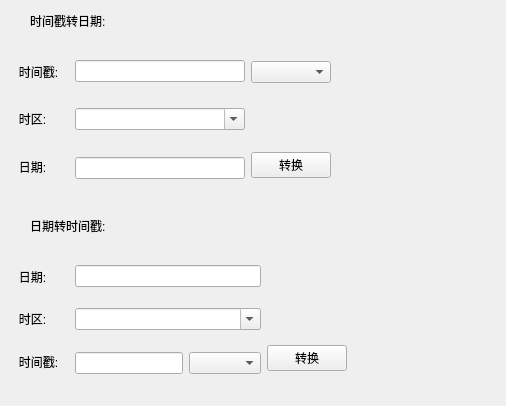
<?xml version="1.0" encoding="UTF-8"?>
<ui version="4.0">
 <class>timestamp_2_datetime</class>
 <widget class="QWidget" name="timestamp_2_datetime">
  <property name="geometry">
   <rect>
    <x>0</x>
    <y>0</y>
    <width>506</width>
    <height>406</height>
   </rect>
  </property>
  <property name="windowTitle">
   <string>Form</string>
  </property>
  <widget class="QLabel" name="label">
   <property name="geometry">
    <rect>
     <x>30</x>
     <y>10</y>
     <width>91</width>
     <height>21</height>
    </rect>
   </property>
   <property name="text">
    <string>时间戳转日期:</string>
   </property>
  </widget>
  <widget class="QLabel" name="label_2">
   <property name="geometry">
    <rect>
     <x>30</x>
     <y>210</y>
     <width>91</width>
     <height>31</height>
    </rect>
   </property>
   <property name="text">
    <string>日期转时间戳:</string>
   </property>
  </widget>
  <widget class="QWidget" name="horizontalLayoutWidget">
   <property name="geometry">
    <rect>
     <x>9</x>
     <y>39</y>
     <width>491</width>
     <height>161</height>
    </rect>
   </property>
   <layout class="QHBoxLayout" name="horizontalLayout">
    <item>
     <layout class="QVBoxLayout" name="verticalLayout">
      <item>
       <spacer name="verticalSpacer_9">
        <property name="orientation">
         <enum>Qt::Vertical</enum>
        </property>
        <property name="sizeHint" stdset="0">
         <size>
          <width>20</width>
          <height>40</height>
         </size>
        </property>
       </spacer>
      </item>
      <item>
       <widget class="QLabel" name="label_3">
        <property name="text">
         <string>   时间戳:   </string>
        </property>
       </widget>
      </item>
      <item>
       <spacer name="verticalSpacer_12">
        <property name="orientation">
         <enum>Qt::Vertical</enum>
        </property>
        <property name="sizeHint" stdset="0">
         <size>
          <width>20</width>
          <height>40</height>
         </size>
        </property>
       </spacer>
      </item>
      <item>
       <widget class="QLabel" name="label_7">
        <property name="text">
         <string>   时区:   </string>
        </property>
       </widget>
      </item>
      <item>
       <spacer name="verticalSpacer_11">
        <property name="orientation">
         <enum>Qt::Vertical</enum>
        </property>
        <property name="sizeHint" stdset="0">
         <size>
          <width>20</width>
          <height>40</height>
         </size>
        </property>
       </spacer>
      </item>
      <item>
       <widget class="QLabel" name="label_4">
        <property name="text">
         <string>   日期:   </string>
        </property>
       </widget>
      </item>
      <item>
       <spacer name="verticalSpacer_10">
        <property name="orientation">
         <enum>Qt::Vertical</enum>
        </property>
        <property name="sizeHint" stdset="0">
         <size>
          <width>20</width>
          <height>40</height>
         </size>
        </property>
       </spacer>
      </item>
     </layout>
    </item>
    <item>
     <layout class="QVBoxLayout" name="verticalLayout_4">
      <item>
       <spacer name="verticalSpacer_19">
        <property name="orientation">
         <enum>Qt::Vertical</enum>
        </property>
        <property name="sizeHint" stdset="0">
         <size>
          <width>20</width>
          <height>40</height>
         </size>
        </property>
       </spacer>
      </item>
      <item>
       <widget class="QLineEdit" name="line_edit_timestamp"/>
      </item>
      <item>
       <spacer name="verticalSpacer_17">
        <property name="orientation">
         <enum>Qt::Vertical</enum>
        </property>
        <property name="sizeHint" stdset="0">
         <size>
          <width>20</width>
          <height>40</height>
         </size>
        </property>
       </spacer>
      </item>
      <item>
       <layout class="QHBoxLayout" name="horizontalLayout_3">
        <property name="spacing">
         <number>0</number>
        </property>
        <item>
         <widget class="QComboBox" name="combo_box_time_zone">
          <property name="minimumSize">
           <size>
            <width>0</width>
            <height>0</height>
           </size>
          </property>
          <property name="maximumSize">
           <size>
            <width>16777215</width>
            <height>16777215</height>
           </size>
          </property>
          <property name="editable">
           <bool>true</bool>
          </property>
          <property name="maxVisibleItems">
           <number>15</number>
          </property>
         </widget>
        </item>
       </layout>
      </item>
      <item>
       <spacer name="verticalSpacer_18">
        <property name="orientation">
         <enum>Qt::Vertical</enum>
        </property>
        <property name="sizeHint" stdset="0">
         <size>
          <width>20</width>
          <height>40</height>
         </size>
        </property>
       </spacer>
      </item>
      <item>
       <widget class="QLineEdit" name="line_edit_result_date">
        <property name="readOnly">
         <bool>true</bool>
        </property>
       </widget>
      </item>
      <item>
       <spacer name="verticalSpacer_20">
        <property name="orientation">
         <enum>Qt::Vertical</enum>
        </property>
        <property name="sizeHint" stdset="0">
         <size>
          <width>20</width>
          <height>40</height>
         </size>
        </property>
       </spacer>
      </item>
     </layout>
    </item>
    <item>
     <layout class="QVBoxLayout" name="verticalLayout_3">
      <item>
       <spacer name="verticalSpacer_7">
        <property name="orientation">
         <enum>Qt::Vertical</enum>
        </property>
        <property name="sizeHint" stdset="0">
         <size>
          <width>20</width>
          <height>40</height>
         </size>
        </property>
       </spacer>
      </item>
      <item>
       <widget class="QComboBox" name="combo_box_unit"/>
      </item>
      <item>
       <spacer name="verticalSpacer">
        <property name="orientation">
         <enum>Qt::Vertical</enum>
        </property>
        <property name="sizeHint" stdset="0">
         <size>
          <width>20</width>
          <height>40</height>
         </size>
        </property>
       </spacer>
      </item>
      <item>
       <layout class="QHBoxLayout" name="horizontalLayout_6">
        <property name="spacing">
         <number>0</number>
        </property>
        <item>
         <widget class="QLabel" name="label_9">
          <property name="text">
           <string/>
          </property>
         </widget>
        </item>
       </layout>
      </item>
      <item>
       <spacer name="verticalSpacer_2">
        <property name="orientation">
         <enum>Qt::Vertical</enum>
        </property>
        <property name="sizeHint" stdset="0">
         <size>
          <width>20</width>
          <height>40</height>
         </size>
        </property>
       </spacer>
      </item>
      <item>
       <widget class="QPushButton" name="btn_change_2_date">
        <property name="text">
         <string>转换</string>
        </property>
       </widget>
      </item>
      <item>
       <spacer name="verticalSpacer_8">
        <property name="orientation">
         <enum>Qt::Vertical</enum>
        </property>
        <property name="sizeHint" stdset="0">
         <size>
          <width>20</width>
          <height>40</height>
         </size>
        </property>
       </spacer>
      </item>
     </layout>
    </item>
    <item>
     <spacer name="horizontalSpacer">
      <property name="orientation">
       <enum>Qt::Horizontal</enum>
      </property>
      <property name="sizeHint" stdset="0">
       <size>
        <width>40</width>
        <height>20</height>
       </size>
      </property>
     </spacer>
    </item>
   </layout>
  </widget>
  <widget class="QWidget" name="horizontalLayoutWidget_2">
   <property name="geometry">
    <rect>
     <x>9</x>
     <y>249</y>
     <width>491</width>
     <height>141</height>
    </rect>
   </property>
   <layout class="QHBoxLayout" name="horizontalLayout_2">
    <item>
     <layout class="QVBoxLayout" name="verticalLayout_5">
      <item>
       <spacer name="verticalSpacer_13">
        <property name="orientation">
         <enum>Qt::Vertical</enum>
        </property>
        <property name="sizeHint" stdset="0">
         <size>
          <width>20</width>
          <height>40</height>
         </size>
        </property>
       </spacer>
      </item>
      <item>
       <widget class="QLabel" name="label_5">
        <property name="text">
         <string>   日期:   </string>
        </property>
       </widget>
      </item>
      <item>
       <spacer name="verticalSpacer_16">
        <property name="orientation">
         <enum>Qt::Vertical</enum>
        </property>
        <property name="sizeHint" stdset="0">
         <size>
          <width>20</width>
          <height>40</height>
         </size>
        </property>
       </spacer>
      </item>
      <item>
       <widget class="QLabel" name="label_8">
        <property name="text">
         <string>   时区:   </string>
        </property>
       </widget>
      </item>
      <item>
       <spacer name="verticalSpacer_15">
        <property name="orientation">
         <enum>Qt::Vertical</enum>
        </property>
        <property name="sizeHint" stdset="0">
         <size>
          <width>20</width>
          <height>40</height>
         </size>
        </property>
       </spacer>
      </item>
      <item>
       <widget class="QLabel" name="label_6">
        <property name="text">
         <string>   时间戳:   </string>
        </property>
       </widget>
      </item>
      <item>
       <spacer name="verticalSpacer_14">
        <property name="orientation">
         <enum>Qt::Vertical</enum>
        </property>
        <property name="sizeHint" stdset="0">
         <size>
          <width>20</width>
          <height>40</height>
         </size>
        </property>
       </spacer>
      </item>
     </layout>
    </item>
    <item>
     <layout class="QVBoxLayout" name="verticalLayout_8">
      <item>
       <spacer name="verticalSpacer_21">
        <property name="orientation">
         <enum>Qt::Vertical</enum>
        </property>
        <property name="sizeHint" stdset="0">
         <size>
          <width>20</width>
          <height>40</height>
         </size>
        </property>
       </spacer>
      </item>
      <item>
       <widget class="QLineEdit" name="line_edit_date_time"/>
      </item>
      <item>
       <spacer name="verticalSpacer_24">
        <property name="orientation">
         <enum>Qt::Vertical</enum>
        </property>
        <property name="sizeHint" stdset="0">
         <size>
          <width>20</width>
          <height>40</height>
         </size>
        </property>
       </spacer>
      </item>
      <item>
       <widget class="QComboBox" name="combo_box_time_zone_2">
        <property name="editable">
         <bool>true</bool>
        </property>
       </widget>
      </item>
      <item>
       <spacer name="verticalSpacer_23">
        <property name="orientation">
         <enum>Qt::Vertical</enum>
        </property>
        <property name="sizeHint" stdset="0">
         <size>
          <width>20</width>
          <height>40</height>
         </size>
        </property>
       </spacer>
      </item>
      <item>
       <layout class="QHBoxLayout" name="horizontalLayout_4">
        <item>
         <widget class="QLineEdit" name="line_edit_result_timestamp">
          <property name="readOnly">
           <bool>true</bool>
          </property>
         </widget>
        </item>
        <item>
         <widget class="QComboBox" name="combo_box_unit_2"/>
        </item>
       </layout>
      </item>
      <item>
       <spacer name="verticalSpacer_22">
        <property name="orientation">
         <enum>Qt::Vertical</enum>
        </property>
        <property name="sizeHint" stdset="0">
         <size>
          <width>20</width>
          <height>40</height>
         </size>
        </property>
       </spacer>
      </item>
     </layout>
    </item>
    <item>
     <layout class="QVBoxLayout" name="verticalLayout_7">
      <item>
       <spacer name="verticalSpacer_5">
        <property name="orientation">
         <enum>Qt::Vertical</enum>
        </property>
        <property name="sizeHint" stdset="0">
         <size>
          <width>20</width>
          <height>40</height>
         </size>
        </property>
       </spacer>
      </item>
      <item>
       <widget class="QLabel" name="label_11">
        <property name="text">
         <string/>
        </property>
       </widget>
      </item>
      <item>
       <spacer name="verticalSpacer_3">
        <property name="orientation">
         <enum>Qt::Vertical</enum>
        </property>
        <property name="sizeHint" stdset="0">
         <size>
          <width>20</width>
          <height>40</height>
         </size>
        </property>
       </spacer>
      </item>
      <item>
       <widget class="QLabel" name="label_10">
        <property name="text">
         <string/>
        </property>
       </widget>
      </item>
      <item>
       <spacer name="verticalSpacer_4">
        <property name="orientation">
         <enum>Qt::Vertical</enum>
        </property>
        <property name="sizeHint" stdset="0">
         <size>
          <width>20</width>
          <height>40</height>
         </size>
        </property>
       </spacer>
      </item>
      <item>
       <layout class="QHBoxLayout" name="horizontalLayout_5">
        <item>
         <widget class="QPushButton" name="btn_change_2_timestamp">
          <property name="text">
           <string>转换</string>
          </property>
         </widget>
        </item>
       </layout>
      </item>
      <item>
       <spacer name="verticalSpacer_6">
        <property name="orientation">
         <enum>Qt::Vertical</enum>
        </property>
        <property name="sizeHint" stdset="0">
         <size>
          <width>20</width>
          <height>40</height>
         </size>
        </property>
       </spacer>
      </item>
     </layout>
    </item>
    <item>
     <spacer name="horizontalSpacer_2">
      <property name="orientation">
       <enum>Qt::Horizontal</enum>
      </property>
      <property name="sizeHint" stdset="0">
       <size>
        <width>40</width>
        <height>20</height>
       </size>
      </property>
     </spacer>
    </item>
   </layout>
  </widget>
 </widget>
 <resources/>
 <connections/>
</ui>
